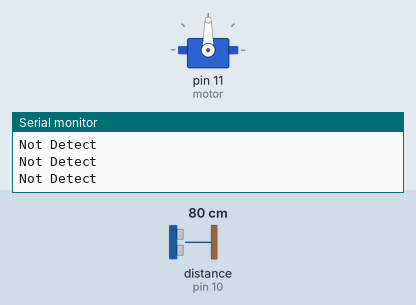
A sketch run on a simulated Arduino Uno, built with avr-gcc and run on an emulated ATmega328P. Shown: servo, the last lines printed to the serial monitor. Wiring (inferred from the names in the program): ultrasonic range finder: trigger pin 9; echo pin 10. The test bench sets the inputs (shaded band); at power-on: distance to the obstacle (sensor on pin 10) 80 cm. The echo pulse lasts 58.3 µs per cm.

Above: at 1.2 s.
1.3 s: distance to the obstacle (sensor on pin 10) set to 18 cm
4.3 s: distance to the obstacle (sensor on pin 10) set to 14 cm
At 4.9 s:
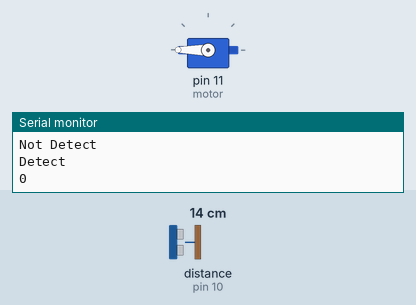
5.8 s: distance to the obstacle (sensor on pin 10) set to 35 cm
At 7.0 s:
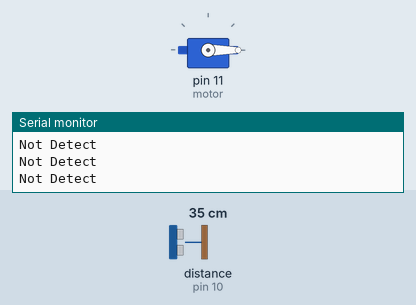
7.3 s: distance to the obstacle (sensor on pin 10) set to 2 cm
At 8.5 s:
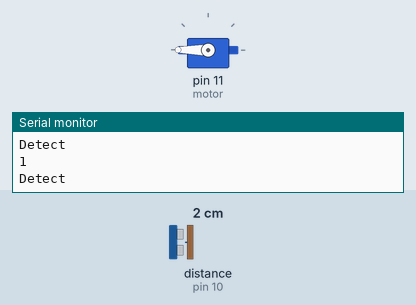
Timing chart, 0 to 9.8 s (numbered marks = the images above; inputs shaded):
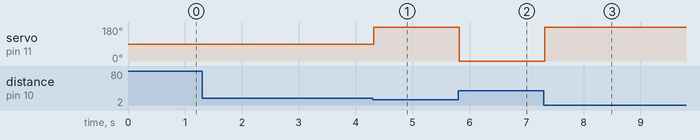

Measured:
- the behaviour switches between 17 and 16 cm on distance to the obstacle (sensor on pin 10) (found by bisection; images 0 and 1)
- after the input at 4.3 s, servo on pin 11 (motor): 90° → 180° at once
- after the input at 5.8 s, servo on pin 11 (motor): 180° → 0° at once
- after the input at 7.3 s, servo on pin 11 (motor): 0° → 180° at once

The sketch:

code.ino
```cpp
#include <Servo.h>

#define TRIG_PIN 9
#define ECHO_PIN 10
#define SAFE_DISTANCE 15

Servo motor;

void setup() {

  pinMode(TRIG_PIN, OUTPUT);

  pinMode(ECHO_PIN, INPUT);
  motor.attach(11);

  Serial.begin(9600);
}

int count = 0;
bool count_bool = false;

void loop() {

  long duration, distance;

  digitalWrite(TRIG_PIN, LOW);
  delayMicroseconds(2);
  digitalWrite(TRIG_PIN, HIGH);
  delayMicroseconds(10);
  digitalWrite(TRIG_PIN, LOW);


  duration = pulseIn(ECHO_PIN, HIGH);

  // calculate distance in cm
  distance = (duration * 0.034) / 2;

  //Serial.print("Distance: ");
  //Serial.println(distance);

  //======================================================


  if (distance > 0 && distance <= SAFE_DISTANCE) {
    // Object detected, move motor right
    count += 1;
    Serial.println("Detect");
    Serial.println(count);

    } else
    {count -= 1;
    Serial.println("Not Detect");
    }

    if (count == 0 && count_bool == false){
      motor.attach(11);
      motor.write(360);

      delay(321);
      motor.detach();
      delay(500);
      count_bool = true;

      }

      else if (count == -1 && count_bool == true){

        motor.attach(11);
        motor.write(-360);
        delay(321);
        motor.detach();
        delay(500);
        count_bool = false;
        }

    if (count >= 0){
        count = 0;
    }

    if (count <= -1){
      count = -1;
      }

}
```
